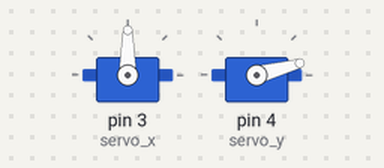
This sketch was run on a simulated Arduino Uno, built with avr-gcc and run on an emulated ATmega328P. On the bench: 2 × servo.

Above: at 0.1 s.
At 9.5 s:
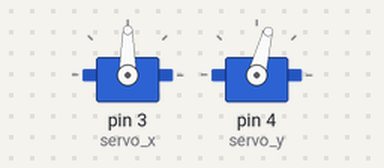
At 15.9 s:
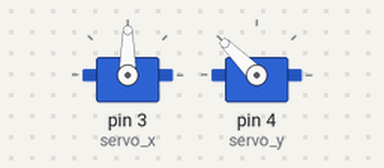
At 35.1 s:
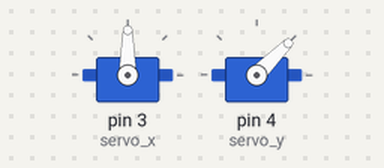
Timing chart, 0 to 39.7 s (numbered marks = the images above):
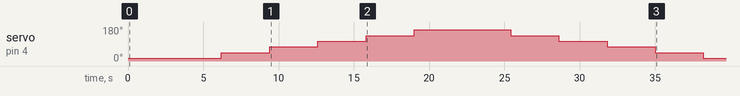

Measured:
- by itself, servo on pin 4 (servo_y): rises from 15° to 165° in 12.8 s, then falls to 15° in 19.2 s

The sketch:

security_camera.ino
```cpp
#include <Servo.h>

Servo servo_x;
Servo servo_y;

int pos_x   = 90;
int pos_y   = 15;  // cannot be set to a different value learned_Jan_30
int increment = 30;
int delay_t = 200;

void setup() {  // this sets up
  servo_x.attach(3);
  servo_y.attach(4);

  servo_x.write(pos_x);
  servo_y.write(pos_y);
}

void loop() {
  // let y sweep back and forth in 15
  for(pos_y = 15; pos_y <= 180; pos_y += increment) {
    sweep(servo_x, pos_x, increment, delay_t);
    servo_y.write(pos_y);
    delay(delay_t);
  }
  for(pos_y = 165; pos_y >= 0; pos_y -= increment) {
    sweep(servo_x, pos_x, increment, delay_t);
    servo_y.write(pos_y);
    delay(delay_t);
  }
}

// sweep goes from initial position to 180 to 0 and back to initial

void sweep(Servo servo, int pos_init, int degree_change, int t) {

  int pos = pos_init; // placeholder for

  for(pos; pos <= 180; pos += degree_change) {
    servo.write(pos);
    delay(t);
  }
  for(pos; pos  >   0; pos -= degree_change) {
    servo.write(pos);
    delay(t);
  }
  for(pos; pos <= pos_init; pos += degree_change) {
    servo.write(pos);
    delay(t);
  }
}
```
